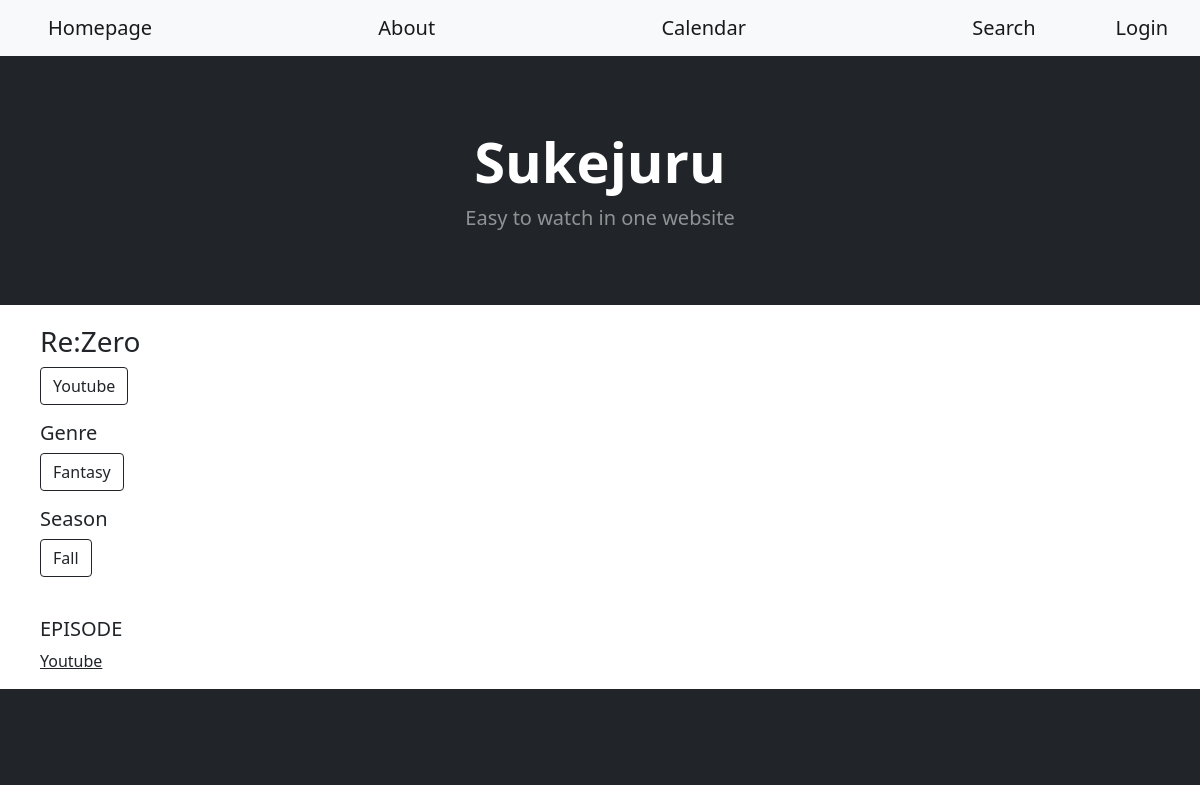
Before: /home/1 with the older database file.
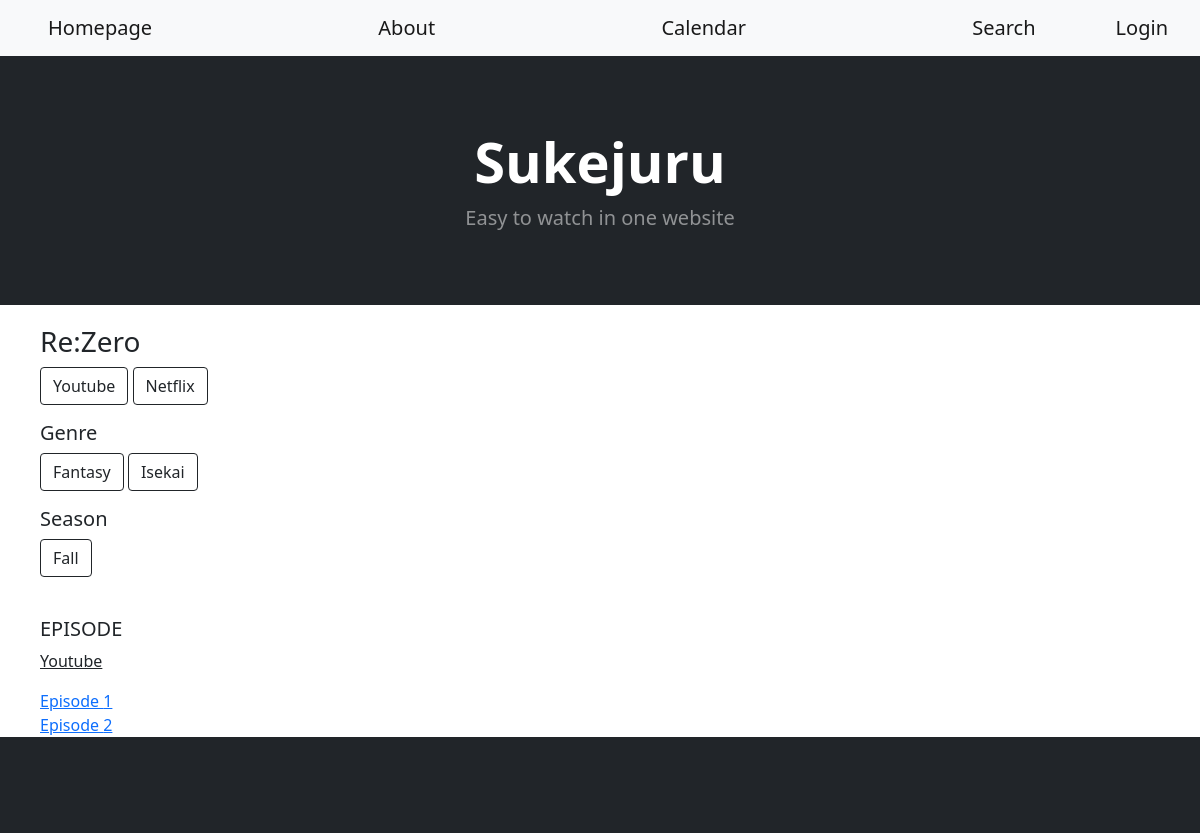
After: the same page with the newer database file.
### sekujuru_app/models.py (models this page shows, shortened)
class AnimePlatform(models.Model):
    name = models.CharField(max_length=99)
    premium = models.BooleanField(default=False)
    def __str__(self):
        return f'{self.name}'

class Genre(models.Model):
    name = models.CharField(max_length=99)

class Season(models.Model):
    name = models.CharField(max_length=99)

class Episode(models.Model):
    anime = models.ForeignKey(Anime, on_delete=models.CASCADE, default=None)
    episode = models.IntegerField(default=None)
    platform = models.ForeignKey(AnimePlatform, on_delete=models.CASCADE)
    link = models.CharField(max_length=999)
    class Meta:
        unique_together = [['anime', 'platform', 'episode']]

### sekujuru_app/views.py (the view)
# urls.py: path('home/<int:id>', app_views.anime_page, name='anime_page'),
def anime_page(request, id):
    anime = Anime.objects.get(anime_id=id)
    for i in AnimePlatform.objects.all():
        ep = Episode.objects.filter(anime_id=id, platform_id=i.id)
        ani_got = AnimePlatform.objects.filter(anime=id, name=i.name)   # ดึงข้อมูลของ platform ทีละอัน
        if ep.exists() and not ani_got.exists():
            temp = AnimePlatform.objects.get(name=i.name)
            anime.platform.add(temp)
    c_platform = None
    episode = None
    if request.method == "GET":
        platform = request.GET.get("platform")
        try:
            c_platform = AnimePlatform.objects.get(name=platform)
            episode = Episode.objects.filter(anime_id=id, platform_id=c_platform.id)
        except:
            c_platform = AnimePlatform.objects.all().first()
            episode = Episode.objects.filter(anime_id=id, platform_id=c_platform.id)
    anime_platform = AnimePlatform.objects.filter(anime=id)
    context = {
        "anime": anime,
        "platform": anime_platform,
        "current_platform": c_platform,
        "genre": Genre.objects.filter(anime=id),
        "season": Season.objects.filter(anime=id),
        "episode": episode,
    }
    return render(request, 'Home/anime_page.html', context)

### sekujuru_app/templates/Home/anime_page.html (shortened to what this page needs)
{% extends 'layout.html' %}
{% load static %}
{% block content %}
<body>
    <div style="padding-left : 40px ; padding-top : 20px">
        <h3>{{anime.anime_name}}</h3>
        <form action="{% url 'anime_page' anime.anime_id %}" method="get">
            {% for pf in platform%}
            <input class="btn btn-outline-dark mt-auto" type="submit" value={{pf.name}} name="platform">
            {% endfor %}
        </form>
        <h5>Genre</h5>
        <form action="{% url 'search' %}" method="get">
        {% for gn in genre %}
            <input class="btn btn-outline-dark mt-auto" type="submit" value={{gn.name}} name="genre">
        {% endfor %}
        </form>
        <h5>Season</h5>
        <form action="{% url 'search' %}" method="get">
            {% for ss in season %}
            <input class="btn btn-outline-dark mt-auto" type="submit" value={{ss.name}} name="season">
            {% endfor %}
        </form>
        <br>
        <h5>EPISODE</h5> <p><u>{{current_platform}}</u></p>
        {% if episode == None %}
        <p>Comming Soon</p>
        {% else %}
        {% for epi in episode %}
        <a href="{{epi.link}}"> Episode {{epi.episode}}</a> <br>
        {% endfor %}
        {% endif %}
    </div>
</body>
{% endblock %}

Changed rows visible on the page:
now on this page (row unchanged): AnimePlatform: platform "Netflix"
now on this page (row unchanged): Genre: genre "Isekai"
added Episode: episode "1"
added Episode: episode "2"
